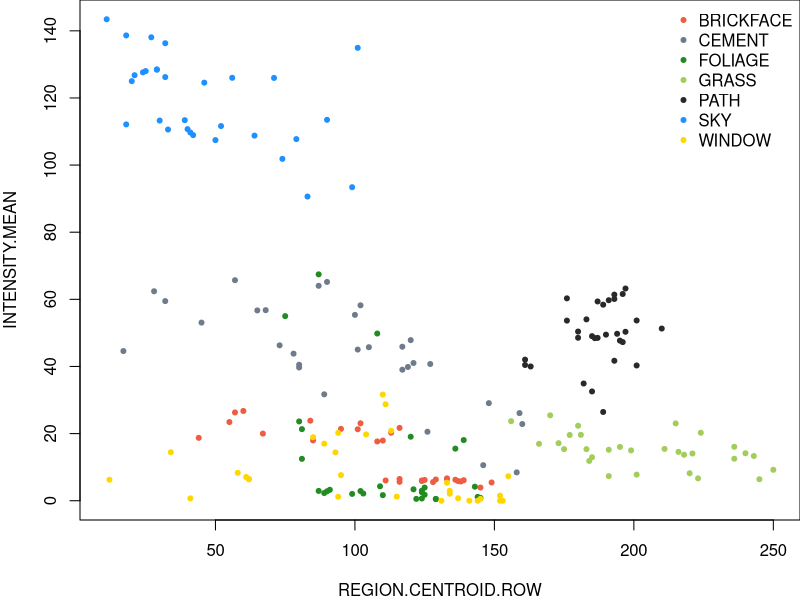
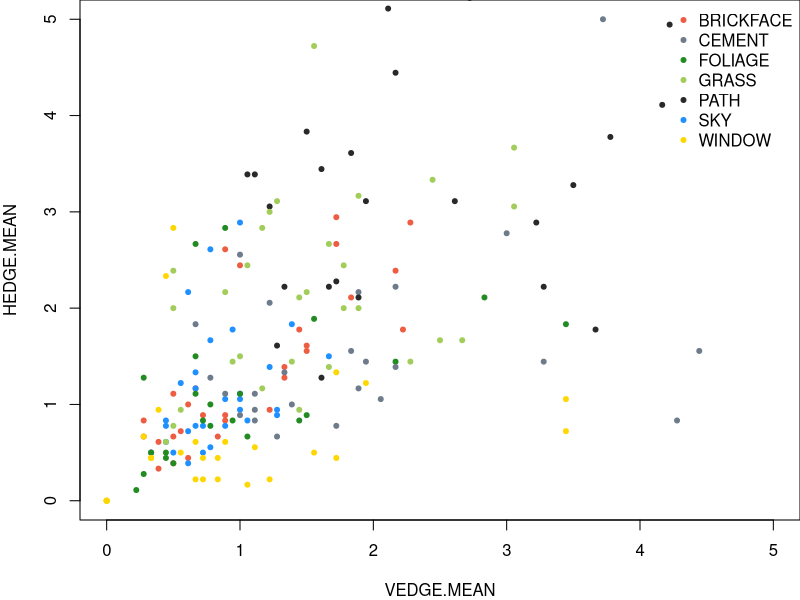
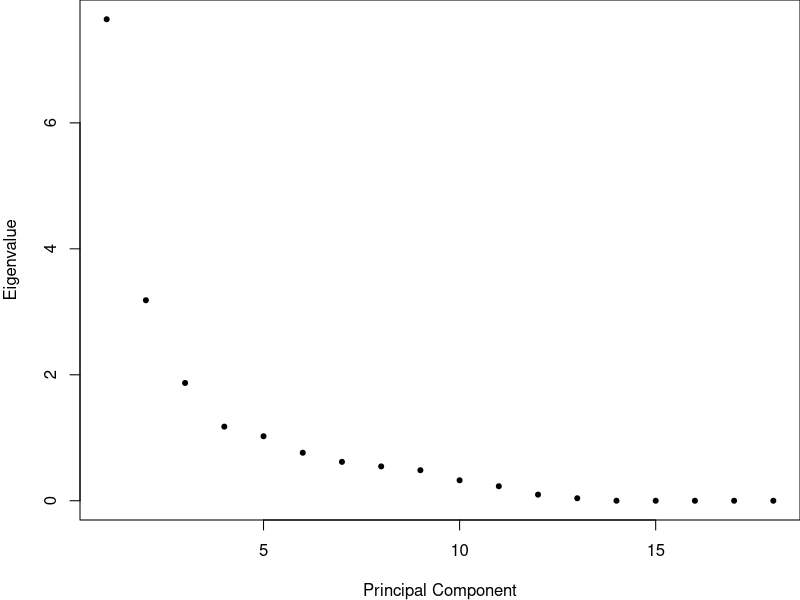
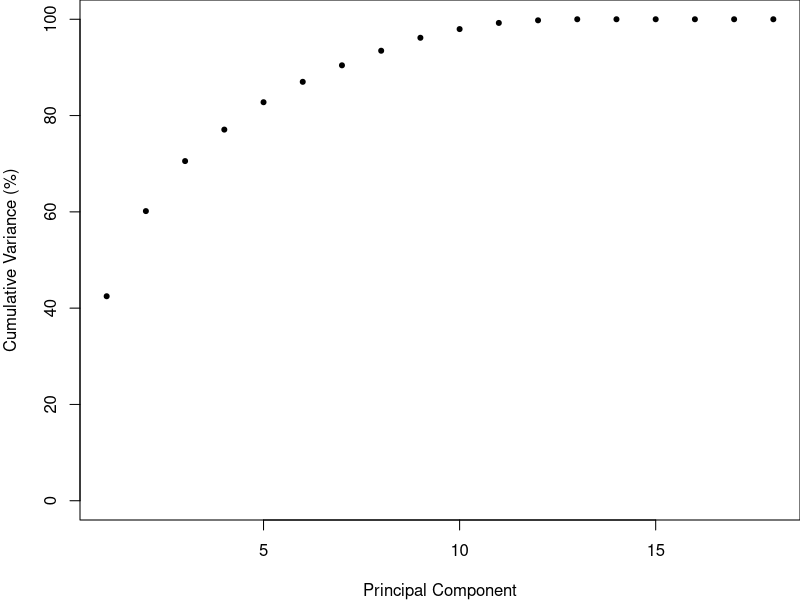
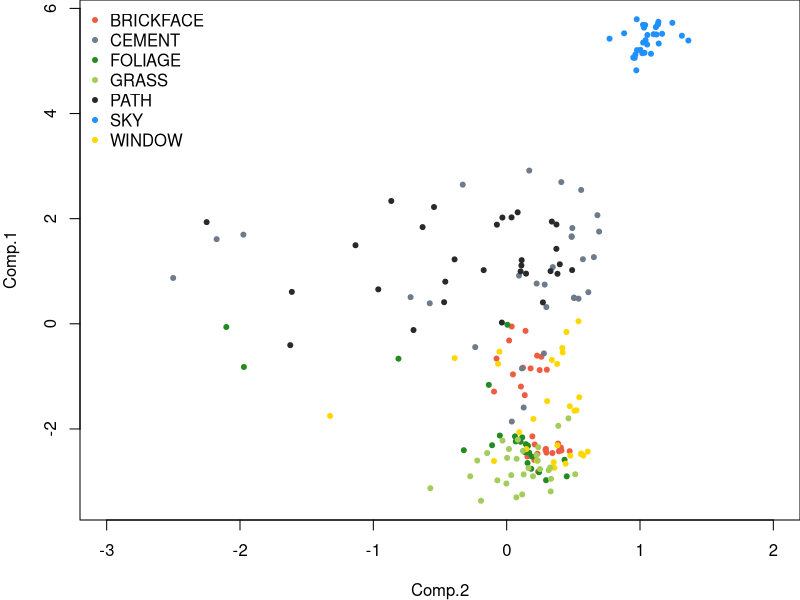
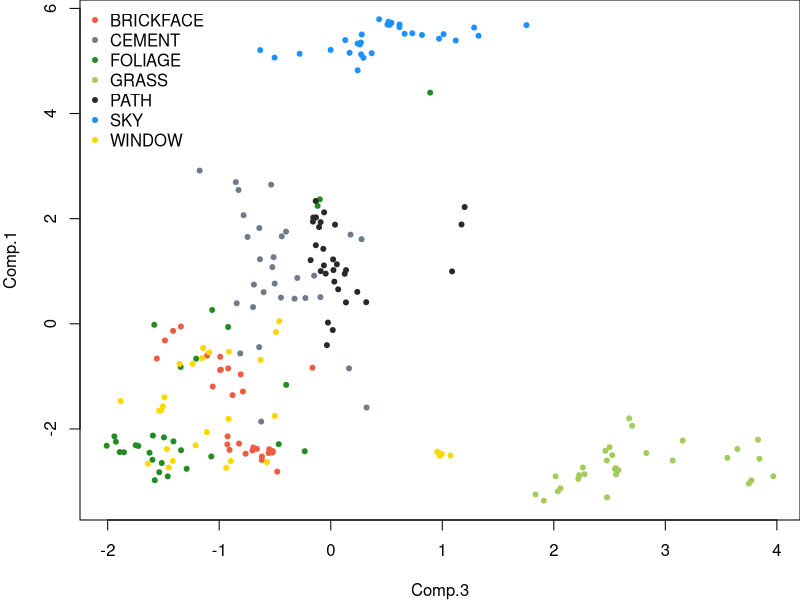

Recreate these plots in R, in order.
# load data table
table <- read.table("dataset/image_seg.csv",
        skip = 3, # the height of the header
        header = TRUE,
        sep = ",",
        stringsAsFactors = FALSE)

# make sure output directory exists
dir.create("fig", showWarnings = FALSE)

# separate classes and numerical data
classes <- as.factor(table$CLASS)
dat <- subset(table,
        select = -c(CLASS))

# compute covariance matrix
co <- cov(dat)
co2 <- as.matrix(dat) %*% t(dat)

# create colours
cols <- c("tomato2", "lightsteelblue4", "forestgreen", "darkolivegreen3", "gray16", "dodgerblue", "gold")

# some plots
pdf('fig/intensity-versus-row.pdf')
par(mar = c(4, 4, 0, 0))
plot(INTENSITY.MEAN ~ REGION.CENTROID.ROW,
        main = "",
        data = dat,
        col = cols[classes],
        pch = 20)
legend("topright",
        legend = levels(classes),
        col = cols,
        pch = 20,
        bty = "n")
dev.off()

pdf('fig/edge-correlation.pdf')
par(mar = c(4, 4, 0, 0))
plot(HEDGE.MEAN ~ VEDGE.MEAN,
        main = "",
        data = dat,
        col = cols[classes],
        pch = 20,
        xlim = c(0, 5),
        ylim = c(0, 5))
legend("topright",
        legend = levels(classes),
        col = cols,
        pch = 20,
        bty = "n")
dev.off()

# perform PCA
datpca <- princomp(dat, cor = TRUE)
ev <- datpca$sdev^2
n.ev <- sum(ev)

# plot eigenvalues
pdf('fig/eigenvalues.pdf')
par(mar = c(4, 4, 0, 0))
plot(ev,
        main = "",
        xlab = "Principal Component",
        ylab = "Eigenvalue",
        pch = 20)
dev.off()

pdf('fig/eigenvalues-cumulative.pdf')
par(mar = c(4, 4, 0, 0))
plot(cumsum(100 * ev / n.ev),
        main = "",
        xlab = "Principal Component",
        ylab = "Cumulative Variance (%)",
        pch = 20,
        ylim = c(0, 100))
dev.off()

# plot graph
pdf('fig/principal-components.pdf')
par(mar = c(4, 4, 0, 0))
plot(Comp.1 ~ Comp.2,
        main = "",
        data = datpca$scores,
        col = cols[classes],
        pch = 20,
        xlim = c(-3, 2))
legend("topleft",
        legend = levels(classes),
        col = cols,
        pch = 20,
        bty = "n")
dev.off()

pdf('fig/principal-components-2.pdf')
par(mar = c(4, 4, 0, 0))
plot(Comp.1 ~ Comp.3,
        main = "",
        data = datpca$scores,
        col = cols[classes],
        pch = 20)
legend("topleft",
        legend = levels(classes),
        col = cols,
        pch = 20,
        bty = "n")
dev.off()